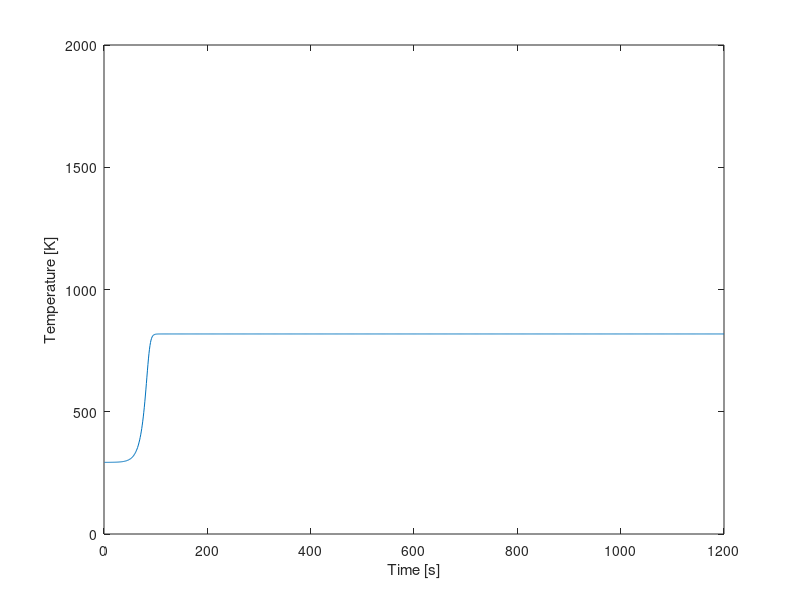

MATLAB code to generate this figure:
clear all, close all, clc
%% Setup
% This section contains the parameters of the setup (start of cycle)
i=1;                     %Value for plot
T_0 = 293;              %Starting temperature in [K], assumed for all fluids, gasses and materials
T_water = 293;              %Starting temperature water in [K]
T_al = 293;                 %Starting temperature aluminium in [K]
T_cu = 293;                 %Starting temperature copper in [K]
T_pvc = 293;                %Starting temperature PVC in [K]
T_pur = 293;                %Starting temperature polyurethane in [K]
T_air = 293;                %Starting temperature air in [K]
t = 0;                  %Time at the start [s]
t_final=1200;                 %Time at end cycle [s]
%% First order variables

%This section contains the properties and constants of the materials, but
%also fixed variables of the setup

%Copper tubing
r_inner_cu = 0.004;     %Inner radius copper tube [m]
r_outer_cu = 0.006;     %Outer radius copper tube [m]
roughness_cu = 0.0015;  %Pipe roughness [m]
length_cu = 6.85;       %Length copper tube [m]
epsilon_cu = 0.05;      %Emissivity copper [-]
rho_cu = 8960;          %Density copper [kg/m^3]
c_cu = 386;             %Specific heat copper [J/kg K]
k_cu = 400;             %Thermal conductivity copper [W/(m K)]

%PVC tubing
hsv_pvc_d = 0.0022;     %Thickness of the HSV PCV [m]
r_outer_pvc = 0.055;    %Outer radius PVC tube [m]
r_inner_pvc = r_outer_pvc - hsv_pvc_d ;   %Inner radius PVC tube [m]
r_outer_double_pvc = r_outer_pvc + hsv_pvc_d; %Outer Radius of double-layered PVC tube (near endcaps) [m]
length_pvc = 0.130;     %Length/Height PVC tube [m] (this was shown to be slightly longer during first building phase with no real means to cut it down to 0.125m)
length_cap_pvc = 0.034; %Length/Height of a PVC Endcap [m]
epsilon_pvc = 0.9;      %Emissivity PVC [-]
rho_pvc = 1330;         %Density PVC [kg/m^3]
k_pvc = 0.19;           %Thermal conductivity PVC [W/(m K)]
d_air_endcap = 0.01;    %Distance between Kingspan Therma and the PVC endcap. Used to determine therma resistance

%Polyurethane tubing
r_inner_pur = 0.004;    %Inner radius polyurethane tube [m]
r_outer_pur = 0.006;    %Outer radius polyurathane tube [m]
d_pur = 0.002;          %Wall Thickness polyurthane tube [m]
length_pur = 6;         %Length polyurethane tube [m]
epsilon_pur = 0.9;      %Emissivity polyurethane [-]
k_pur = 0.13;           %Thermal conducitivity polyurethane [W/(m K)]

%Aluminium plate
A_al = 1.085;           %Area aluminium plate [m^2]
epsilon_paint = 0.95;   %Emissivity black acrylic paint [-]
rho_al = 2700;          %Density aluminium [kg/m^3]
d_al = 0.002;           %thickness aluminium plate [m]
k_al = 237;             %Thermal conductivity aluminium [W/(m K)]
c_al = 900;             %Specific heat aluminium [J/kg K]
%Water
rho_water_20C = 998;    %Density water at 20C [kg/m^3]
c_water = 4148;         %Specific heat water [J/kg K]

%Air
rho_air = 1.29;         %Density air at 20C [kg/m^3]
c_air = 1006;           %Specific heat air [J/kg K]
k_air = 0.5;             %Placeholder

%General Setup Wood Properties
k_wood = 0.12;       %Thermal Conductivity of Pinewood [W/m k]                       
d_wood = 0.054;      %Wood border thcikness [m], simplification, in reality 2 mm air pocket within 
A_wood = 0.3107;     %Inner Surface Area wood layer [m], slight simplification

%Kingspan Insulation Properties
ks_k = 0.022;     % Thermal Conductivity Kingspan insulation layer[W/(m*k)]
ks_d = 0.04;      % thickness of Kingspan insulation layer [m]
ks_spacer_d = 0.01; % Thickness of a single Kingspan spacer layer [m]

%Other
sigma = 5.67*10^-8;     %Stefan Boltzmann constant [W/(m^2 K^4)]
flowrate = 3/60000;     %Flowrate pump [m^3/s]
E = 1000;               %Irradiance artificial sun [W/m^2]

%% Second order variables

%Copper tube
A_outer_cu = 2 * pi * r_outer_cu * length_cu;       %Outer surface area copper tube [m^2]
A_inner_cu = 2 * pi * r_inner_cu * length_cu;       %Inner surface area copper tube [m^2]
A_exposed_cu = A_outer_cu/2;

V_cu = pi * r_inner_cu^2 * length_cu;               %Inner volume copper tube [m^3]
M_cu = V_cu * rho_cu;

%Surface areas and volume PVC tube
A_outer_pvc = 2 * pi * r_outer_pvc * length_pvc;    %Outer area PVC tube [m^2]
A_inner_pvc = 2 * pi * r_inner_pvc * length_pvc;    %Inner area PVC tube [m^2]

V_pvc = pi * r_inner_pvc^2 * length_pvc;            %Inner volume PVC tube [m^3]

%Surface areas and volume Polyurethane Tubing
A_outer_pur = 2 * pi * r_outer_pur * length_pur;    %Outer area Polyurethane Tubing [m^2]
A_inner_pur = 2 * pi * r_inner_pur * length_pur;    %Inner area Polyurethane Tubing [m^2]

V_pur = pi * r_inner_pur^2 * length_pur;            %Inner volume Polyurethane Tubing [m^3]

%Aluminium plate
V_al = A_al*0.002;                                  %Volume aluminium plate [m^3]
M_al = rho_al*V_al;                                 %Mass aluminium plate [kg]

%The following values are lifted from the earlier matlab model and are used to calculate (average) surface area of the Kingspan Insulation.
hsv_al_width = 0.04017;                                                                % Width of Aluminum Tape reflector section, [m]
hsv_therma_width_in = (hsv_al_width + (2*(sind(18)*0.010)));                           %'width' of kingspan therma plate on the inside, [m]
hsv_therma_width_out = (hsv_al_width + (2*(sind(18)*0.010))) + 2*(tand(18)*ks_d);      %'width' of kingspan therma plate on the outside, [m]
hsv_therma_a_in = length_pvc * hsv_therma_width_in;                                    %Area of kingspan therma plate on inside, [m^2]
hsv_therma_a_out = length_pvc * (hsv_therma_width_out);                                %Area of kingspan therma plate on outside, [m^2]
hsv_therma_a_avg = (hsv_therma_a_out + hsv_therma_a_in)/2;                             %Surface area in middle of therma plate, [m^2]

%The Heat Storage Vessel is seperated into two parts: one for the parts with overlap of endcaps and one for the part without 
pvc_ec_inner_length = length_cap_pvc - hsv_pvc_d;                                                       %Inner length of PVC Endcap [m]
hsv_pvc_a_single = (length_cap_pvc - (pvc_ec_inner_length * 2)) * ((r_inner_pvc+r_outer_pvc)/2) * 2 * pi; %Average PVC Surface Area for Heat Storage Vessel section without overlap [m]
hsv_pvc_a_double = (pvc_ec_inner_length * 2) * ((pvc_ec_inner_length+r_outer_double_pvc)/2) * 2 * pi;         %Average PVC Surface Area for Heat Storage Vessel sections with overlap [m]
pvc_ec_a = (r_outer_pvc)^2 * pi;                                                                         %Surface area of a single endcap, [m^2]

% Air Insulation Values
% The following values, once again lifted from the earlier model, aim at extracting helpfull values for calculation of the resistive properties of air in between the HSV and its insulation.
% These values are simplified estimations.
    hsv_air_avgdist1 = ((0.010+0.00795)/2)*((length_pvc - (pvc_ec_inner_length * 2))/length_pvc) + ((0.0078+0.00575)/2)*((pvc_ec_inner_length * 2)/length_pvc); %Average distance of the heat reflector to the outer wall of the PVC body [m], USES PRE CALCULATED VALUES.  Accounts for the double layer PVC near the endcap, [m]
    hsv_air_avg_a1 = length_pvc * (hsv_al_width - (2*(sind(18)*0.005)));                                                                                                                %Surface area at the average point between pvc and reflector [m^2], (TODO implement avgdist 1)
    hsv_air_avgdist2 = 0.00905;                                                                                                                                                             %Average distance between reflector and kingspan therma plate [m]
    hsv_air_avg_a2 = length_pvc * (hsv_al_width + (2*(sind(18)*0.005)));                                                                                                                %Surface are at the average point between reflector and kingspan therma [m^2], (TODO implement avgdist 2)
    
%Aluminum Reflector Tape Properties
    d_al_t = 0.0001;                            % Thickness of an aluminum reflector segment [m]
    a_al_t = hsv_al_width * length_pvc;         % Area of a single heat reflector element. 10 are present in total [m^2]
    
% Convective heat transfer coefficients
h_air = 10;         %CVTH of still air [W/(m^2 K)], PLACEHOLDER
h_water = 0.5;      %CVTH of water [W/(m^2 K)], PLACEHOLDER
h_pvc = 0.5;        %CVTH PVC [W/(m^2 K)], PLACHEOLDER
h_al = 0.05;        %CVTH aluminium [W/(m^2 K)]
h_kingspan = 0.5;   %CTVH of Kingspan-Therma insulation [W/(m^2 K)], PLACEHOLDER
h_pur = 0.5;        %CVTH of Polyurethane [W/(m^2 K)], PLACEHOLDER            

%Radiative heat transfer coefficients
h_r_pvc = 0.5;       %RDTH of pvc [W/(m^2 K)], PLACEHOLDER
h_r_al = 0.08;       %RDTH of aluminium-foil [W/(m^2 K)], PLACEHOLDER (but value is uncertain within a certain range) 
h_r_Kingspan = 0.5;  %RDTH of Kingspan-Therma insulation [W/(m^2 K)], PLACEHOLDER
h_r_pur = 0.5;       %RDTH of Polyurethane [W/(m^2 K)], PLACEHOLDER

%Overall Heat Transfer Coefficients, (may change due to change in CVTH)
U_cu = 1700;         %OHTC water in copper [W/(m^2 K)]
U_pur = 120.76;      %OHTC water in polyurethane [W/(m^2 K)]
U_pvc = 4.21;       %OHTC water in PVC [W/(m^2 K)]
%Other
V_system = V_cu+V_pvc+V_pur;                  %Volume of system  

%     R_a_cd = (log(r_outer_pvc / r_inner_pvc))/(2*pi * length_pvc * k_pvc); %Conductive transfer through pvc
%     R_a_cv = 1/(h_pvc* (hsv_pvc_a_single+hsv_pvc_a_double)); %Convection into air from pvc
%     R_b_cd = hsv_air_avgdist1 / (k_air * (10*hsv_air_avg_a1));  %Conduction through first still air pocket. simplified, assuming no convection.
%     R_c_r = (10*a_al_t) * (h_r_al * h_al); %Radiation transfer into aluminum reflector CHECK THIS
%     R_d_cd = d_al_t / (k_al * (10 * a_al_t) * length_pvc); %placeholder. Conduction through aluminum reflector. remember to account for the 10 panels
%     R_d_cv = 1/((10*a_al_t) * h_al); %Convection from Aluminum plate into second air pocket
%     R_d_r = R_c_r;                                                          %Radiation into second air pocket
%     R_e_cd = hsv_air_avgdist2 / (k_air * (10*hsv_air_avg_a2));              %Conduction through second still air pocket
%     R_e_cv = (10*hsv_therma_a_in) * (h_Kingspan + h_r_Kingspan);            %Convection into kingspan
%     R_f_cd = ks_d * (ks_k * hsv_therma_a_avg * 10);                         %Conduction through kingspan
%     R_f_cv = (10*hsv_therma_a_out) * (h_r_Kingspan + h_Kingspan);           %Convection to outside


    %Simplified without radiation
    R_a = 1/((1/(h_pvc*(hsv_pvc_a_single+hsv_pvc_a_double))) + (log(r_outer_pvc/r_inner_pvc)/(2*pi*length_pvc*k_pvc))); %Convection from PVC into first air pocket, And conduction through PVC.
    R_b = hsv_air_avgdist1 / (k_air * (10*hsv_air_avg_a1)); %Conduction through first air pocket
    R_c = 1/((1/(h_al*(10*a_al_t))) + (d_al_t/k_al*(10*a_al_t))); %Convection from reflector to second air pocket, And conduction through reflector.
    R_d = hsv_air_avgdist2 / (k_air * (10*hsv_air_avg_a2)); %Conduction through second air pocket
    R_e = 1/((1/(h_kingspan*(10*hsv_therma_a_avg))) + (ks_d/ks_k*(10*hsv_therma_a_avg))); %Convection from Kingspan Therma to ambient, And conduction through Kingspan Therma.    
    
    R_hsv_radial = R_a + R_b + R_c + R_d + R_e;
    %Endcap (Assumed single endcap here. Second one will be accounted for in R_hsv_endcaps)
    R_z = 1/((1/(k_pvc*pvc_ec_a)) + (hsv_pvc_d/(k_pvc*pvc_ec_a)));          %Convection from PVC into air gap, and conduction through pvc.
    R_y = d_air_endcap/(k_air * pvc_ec_a);                                  %Conduction through air gap
    R_x = 1/((1/(h_kingspan*pvc_ec_a)) + (ks_d/(ks_k*pvc_ec_a)));                 %Convection from Kingspan Therma into outside atmosphere, and conduction through Kingspan Therma
    R_hsv_endcaps = 1/((R_z + R_y + R_x) + (R_z + R_y + R_x));              %Total Equivalent Thermal resistance of both endcaps
 
    R_hsv = 1/(1/R_hsv_radial + 1/R_hsv_endcaps);
    %R_hsv = 33.03; %substitute thermal resistance from 24-05 version.

%% Plotting info

while t<t_final
    %Water
    rho_water = (999.83953 + 16.945176 * (1.00024*T_water) - 7.9870401*10^-3 * (1.00024*T_water)^3 - 46.17046*10^-6* (1.00024*T_water)^3 +105.56302*10^-9 * (1.00024*T_water)^4 - 280.54253*10^-12 * (1.00024*T_water)^5)/(1+16.897850*10^-3 * (1.00024*T_water));   %Density water
    M_water = V_system*rho_water_20C;       %Volume of water inside system
    
    %Solar collector
    Q_rad_cu = E*length_cu*(r_outer_cu*2 * pi)*epsilon_paint;            %Heat addition radiation on copper tube [W]
    Q_rad_al = E*A_al*epsilon_paint;                                %Heat addition radiation on aluminium plate [W]
   
    Q_loss_conv_al = h_air*A_al*(T_al-T_air);                      %Heat loss convection aluminium plate [W]
    Q_loss_cond_al_cu = k_cu* A_exposed_cu*(T_al-T_cu)/(r_outer_cu*2-r_inner_cu*2);  %dit klopt niet hlml maar weten A tussen plaat en buis niet %Heat loss conduction aluminium plate [W]
    Q_lossconv(i)= Q_loss_conv_al;
    Q_losscond(i)= Q_loss_cond_al_cu;
    
    R_al = d_al/(k_al * A_al);                    %Thermal resistance aluminium plate 
    Q_loss_cond_al = (T_al-T_air)/R_al ;                                                              %Heat loss convection aluminium plate (other direction)
    Q_losscond_al(i) = Q_loss_cond_al;                        
    
    Q_loss_hsv = (T_al-T_air)/R_al ;                                                              %Heat loss hsv
    Q_loss_hsv(i) = Q_loss_cond_al;  
    
    R_sol_air = 0.1;                                %Conductive thermal resistance air, PLACEHOLDER 
    R_sol_wood = d_wood/(k_wood * A_wood) ;       %Conductive thermal resistance wood setup
    
    Q_loss_rad_cu = sigma * epsilon_paint * A_outer_cu* (T_cu^4 - T_air^4);    %Heat loss radiation copper tube [W]
    Q_loss_rad_al = sigma * epsilon_paint * A_al * (T_al^4- T_air^4);          %Heat loss radiation aluminium plate [W]
    Q_losscu(i)= Q_loss_rad_cu;
    Q_lossal(i)= Q_loss_rad_al;
    
    T_al=T_al+(Q_rad_al+0.01*(-Q_loss_conv_al-Q_loss_cond_al-Q_loss_rad_al))/(M_al*c_al);  %Temperature of the aluminium plate [K]
    T_cu=T_cu+(Q_rad_cu+0.01*(-Q_loss_rad_cu-Q_loss_cond_al_cu))/(M_cu*c_cu);              %Temperature of the copper tube
    Tal(i)=T_al;
    Tcu(i)=T_cu;
    
    Q_conv_cu = U_cu * A_outer_cu * (T_cu - T_water);        %Convection copper-water
    Q_cu(i) = Q_conv_cu;
  
    
    %Temperature water
    T_water = T_0+(Q_conv_cu/(M_water*c_water));      %Final temperature water [K]
    y(i) = T_water;
    
    %Plotting steps code
    t = t + 1;          % 1 stands for 1 step for time
    x(i) = t;           % time is on x axis
    i = i + 1;          % 1 step added for plot
end
%% Actual plot

plot(x,y);
xlim([0, t_final]);
ylim([0, 2000]);
xlabel('Time [s]');
ylabel('Temperature [K]');




   
